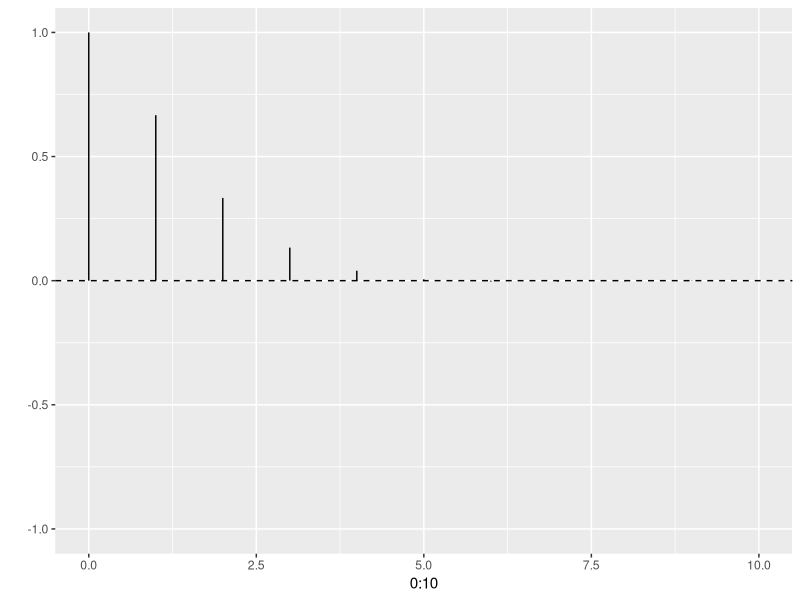
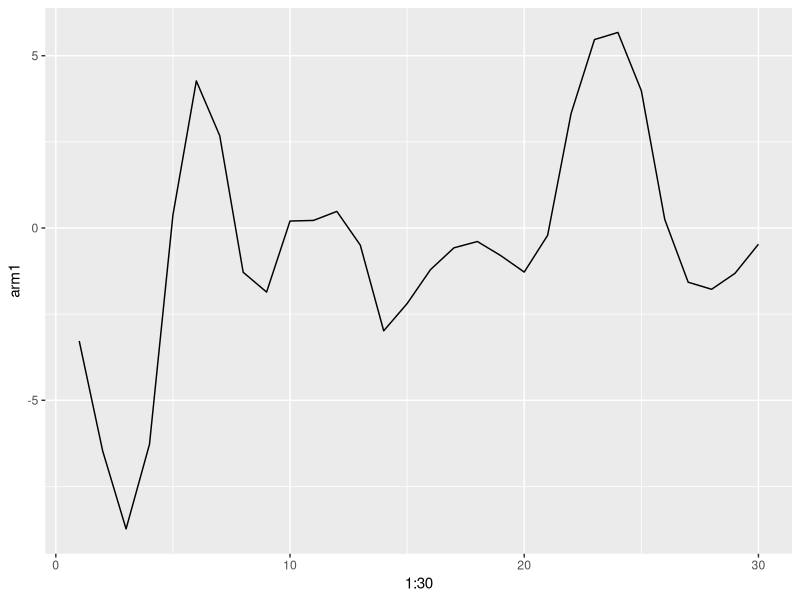

These charts were generated, in order, by the following R code:
## ---- chunk 1
knitr::opts_chunk$set(echo=FALSE, message = FALSE, 
  warning = FALSE, results = "hide", fig.height = 3, fig.width = 6) 
## ---- chunk 2
#1 simulate AR(2)
library('ggplot2')
#Theoretical ACF using ARMAacf
arma11 <- ARMAacf(ar=c(0.8,-.2),lag.max = 10)
qplot(x=0:10,ymin=0,
			ymax=arma11,geom="linerange")+
	geom_hline(yintercept=0,
						 linetype="dashed")+ylim(c(-1,1))
## ---- chunk 3
# (b) 1 simulation model
arm1<-arima.sim(model=list(ar=c(0.8,-0.2),ma=1,sd=1),30)
qplot(1:30,arm1,geom="line")
ar.acf <-acf(arm1,lag.max = 1,plot=F)
## ---- chunk 4
#1000 simulation 
ts.length = 30   #ts length
arm1000<-replicate(1000,arima.sim(model=list(ar=c(0.8,-0.2),ma=1,sd=1),ts.length))
